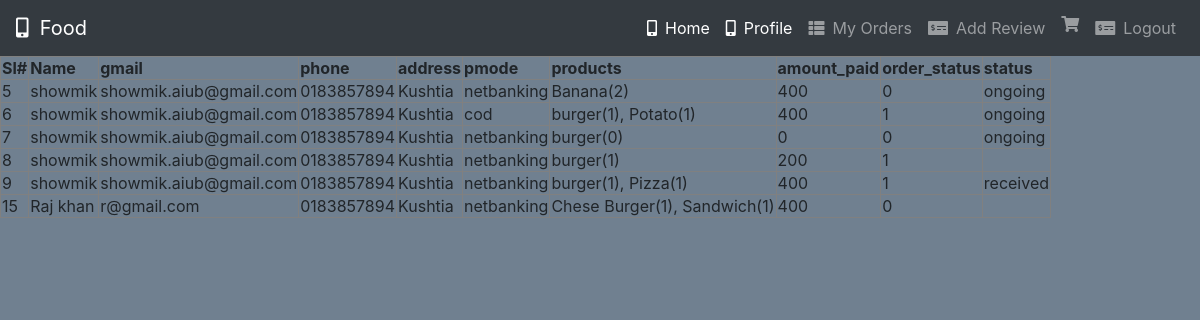
/Customer/order.php, run on the app's committed database.
### tables this page shows
CREATE TABLE `orders` (
  `id` int(11) NOT NULL,
  `name` varchar(200) NOT NULL,
  `gmail` varchar(200) NOT NULL,
  `phone` varchar(200) NOT NULL,
  `address` varchar(200) NOT NULL,
  `pmode` varchar(200) NOT NULL,
  `products` varchar(200) NOT NULL,
  `amount_paid` int(255) NOT NULL,
  `order_status` int(11) NOT NULL,
  `status` varchar(200) NOT NULL
);

### Customer/models/db_config.php (called while the page is built, shortened)
<?php
	$db_server="localhost";
	$db_uname="root";
	$db_pass="";
	$db_name="inventories";
	function get($query){
		global $db_server,$db_uname,$db_pass,$db_name;
		$conn = mysqli_connect($db_server,$db_uname,$db_pass,$db_name);
		$data = array();
		if($conn){
			$result = mysqli_query($conn,$query);
			while($row = mysqli_fetch_assoc($result)){
				$data[] = $row;
			}
		}
		return $data;
	}
?>

### Customer/controllers/UserController.php (called while the page is built, shortened)
<?php
include 'models/db_config.php';
    function getOrder(){
		$query = "select * from orders ";
		$rs = get($query);
		return $rs;
	}
?>

### Customer/order.php (the view, shortened to what this page needs)
<?php
    include 'header.php';
	require_once 'controllers/UserController.php';
	$users = getOrder();
?>
<div class="center">
	<table border="1" style="border-collapse: collapse;">
		<thead>
			<th>Sl#</th>
			<th>Name</th>
			<th>gmail</th>
			<th>phone</th>
			<th>address</th>
			<th>pmode</th>
			<th>products</th>
            <th>amount_paid</th>
            <th>order_status</th>
            <th>status</th>
		</thead>
		<tbody>
			<?php
				foreach($users as $p){
                    $id = $p["id"];
					echo "<tr>";
						echo "<td>$id</td>";
						echo "<td>".$p["name"]."</td>";
                        echo "<td>".$p["gmail"]."</td>";
                        echo "<td>".$p["phone"]."</td>";
                        echo "<td>".$p["address"]."</td>";
                        echo "<td>".$p["pmode"]."</td>";
                        echo "<td>".$p["products"]."</td>";
                        echo "<td>".$p["amount_paid"]."</td>";
                        echo "<td>".$p["order_status"]."</td>";
                        echo "<td>".$p["status"]."</td>";
					echo "</tr>";
				}
			?>
		</tbody>
	</table>
</div>

### Customer/header.php (shortened to what this page needs)
<html>
<head>
  <link rel='stylesheet' href='https://cdnjs.cloudflare.com/ajax/libs/twitter-bootstrap/4.5.2/css/bootstrap.min.css' />
  <link rel='stylesheet' href='https://cdnjs.cloudflare.com/ajax/libs/font-awesome/5.9.0/css/all.min.css' />
</head>
<body style="background-color: slategray;">
<nav class="navbar navbar-expand-md bg-dark navbar-dark">
    <a class="navbar-brand" href="index.php"><i class="fas fa-mobile-alt"></i>&nbsp;&nbsp;Food</a>
    <div class="collapse navbar-collapse" id="collapsibleNavbar">
      <ul class="navbar-nav ml-auto">
	  <li class="nav-item">
          <a class="nav-link active" href="home.php"><i class="fas fa-mobile-alt mr-2"></i>Home</a>
        </li>
        <li class="nav-item">
          <a class="nav-link active" href="Customer_profile.php"><i class="fas fa-mobile-alt mr-2"></i>Profile</a>
        </li>
        <li class="nav-item">
          <a class="nav-link" href="order.php"><i class="fas fa-th-list mr-2"></i>My Orders</a>
        </li>
       <li class="nav-item">
          <a class="nav-link" href="Add_Review.php"><i class="fas fa-money-check-alt mr-2"></i>Add Review</a>
        </li>
        <li class="nav-item">
          <a class="nav-link" href="cart.php"><i class="fas fa-shopping-cart"></i> <span id="cart-item" class="badge badge-danger"></span></a>
        </li>
        <li class="nav-item">
          <a class="nav-link" href="logout.php"><i class="fas fa-money-check-alt mr-2"></i>Logout</a>
        </li>
      </ul>
    </div>
  </nav>
</body>
</html>

### data on the page
orders: id "5", name "showmik", gmail "showmik.aiub@gmail.com", phone "0183857894", address "Kushtia", pmode "netbanking", products "Banana(2)", amount_paid "400", order_status "0", status "ongoing"
orders: id "6", name "showmik", gmail "showmik.aiub@gmail.com", phone "0183857894", address "Kushtia", pmode "cod", products "burger(1), Potato(1)", amount_paid "400", order_status "1", status "ongoing"
orders: id "7", name "showmik", gmail "showmik.aiub@gmail.com", phone "0183857894", address "Kushtia", pmode "netbanking", products "burger(0)", amount_paid "0", order_status "0", status "ongoing"
orders: id "8", name "showmik", gmail "showmik.aiub@gmail.com", phone "0183857894", address "Kushtia", pmode "netbanking", products "burger(1)", amount_paid "200", order_status "1"
orders: id "9", name "showmik", gmail "showmik.aiub@gmail.com", phone "0183857894", address "Kushtia", pmode "netbanking", products "burger(1), Pizza(1)", amount_paid "400", order_status "1", status "received"
orders: id "15", name "Raj khan", gmail "r@gmail.com", phone "0183857894", address "Kushtia", pmode "netbanking", products "Chese Burger(1), Sandwich(1)", amount_paid "400", order_status "0"
